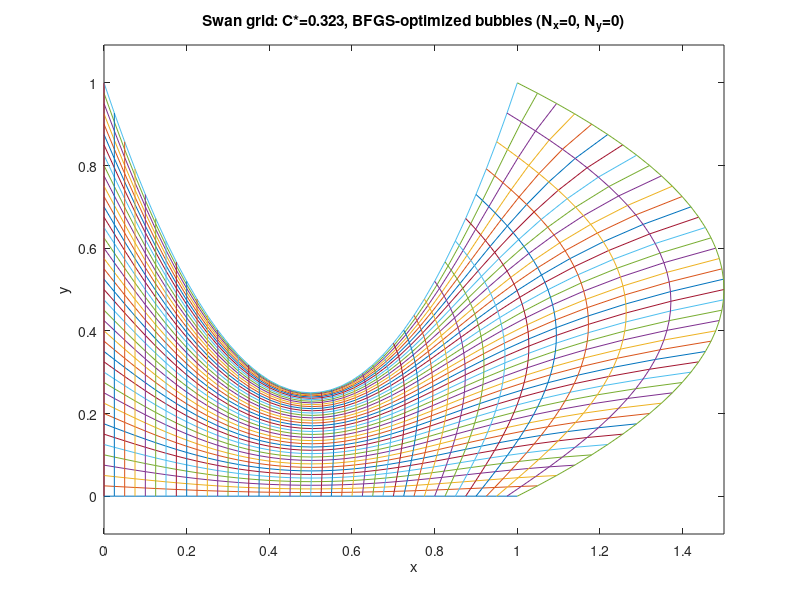
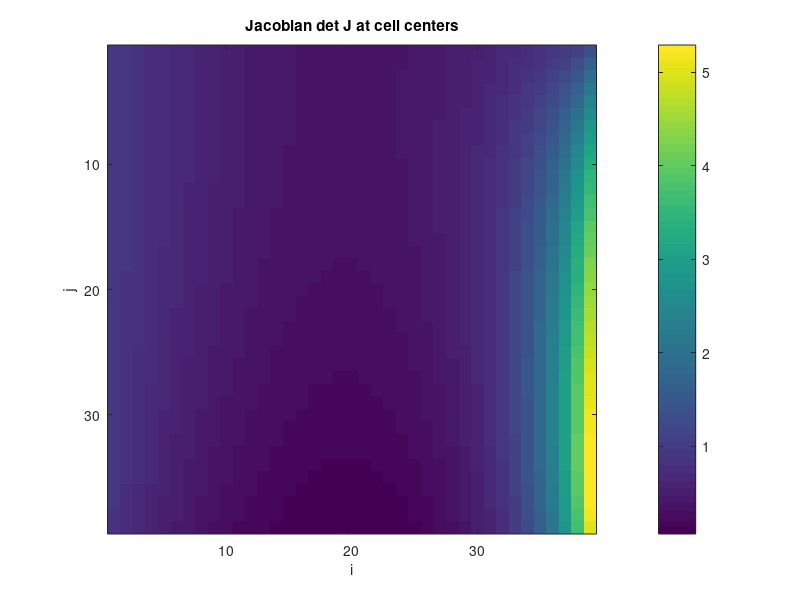

Write MATLAB code to recreate these figures, in order.
function swan_optimize_refgrid_bfgs_userN
% Reference grid = [s, C t] + [sum a_k f1_k, sum b_k f2_k], with f•_k=0 on boundary.
% You choose how many basis functions: N_basis (or Kx_desired/Ky_desired).
% Outer Brent (fminbnd) optimizes C; inner custom BFGS (no toolbox) optimizes a,b.

clear; clc;

%% ==================== User settings ======================================
Ns = 41; Nt = 41;            % logical grid sizes (s-columns x t-rows)
N_basis = 0;                 % <- total bubbles for X and for Y (set this)
Kx_desired = N_basis;        % or set these separately
Ky_desired = N_basis;

mode_order = 'radial';       % 'radial' (by m^2+n^2) or 'lexico' (by m then n)

mu = 1.0; lambda = 1.0;      % Lamé weights
C_bracket = [0.10, 2.00];    % Brent bracket for C
beta_reg = 1e-6;             % tiny Tikhonov on coeffs
epsJ = 1e-3;                 % Jacobian safety floor
kappa = 10.0;                % smooth barrier strength near J -> 0

normalize_basis = true;      % normalize bubbles by derivative RMS

print_modes = true;          % print selected & optimized modes

%% ==================== Boundaries (Swan) ==================================
I = Ns; J = Nt;
hs = 1/(I-1); ht = 1/(J-1);
nI = I-2; nJ = J-2;

xb_fun = @(s) s;                  yb_fun = @(s) 0*s;
xt_fun = @(s) s;                  yt_fun = @(s) 1 - 3*s + 3*s.^2;
xl_fun = @(s) 0*s;                yl_fun = @(s) s;
xr_fun = @(s) 1 + 2*s - 2*s.^2;   yr_fun = @(s) s;

sb = linspace(0,1,I); sl = linspace(0,1,J).';
xb = xb_fun(sb);  yb = yb_fun(sb);
xt = xt_fun(sb);  yt = yt_fun(sb);
xl = xl_fun(sl);  yl = yl_fun(sl);
xr = xr_fun(sl);  yr = yr_fun(sl);

BND.X = nan(J,I); BND.Y = nan(J,I);
BND.X(1,:) = xb;  BND.Y(1,:) = yb;
BND.X(J,:) = xt;  BND.Y(J,:) = yt;
BND.X(:,1) = xl;  BND.Y(:,1) = yl;
BND.X(:,I) = xr;  BND.Y(:,I) = yr;
BND.X(1,1)=xb(1);   BND.Y(1,1)=yb(1);
BND.X(1,I)=xb(end); BND.Y(1,I)=yb(end);
BND.X(J,1)=xt(1);   BND.Y(J,1)=yt(1);
BND.X(J,I)=xt(end); BND.Y(J,I)=yt(end);

%% ==================== Sylvester operators & RHS stencils ==================
eI = ones(nI,1); eJ = ones(nJ,1);
Ts = spdiags([-eI 2*eI -eI], [-1 0 1], nI, nI);  % s-Laplacian (Dirichlet)
Tt = spdiags([-eJ 2*eJ -eJ], [-1 0 1], nJ, nJ);  % t-Laplacian (Dirichlet)

bFxL = BND.X(2:J-1, 1);   bFyL = BND.Y(2:J-1, 1);
bFxR = BND.X(2:J-1, I);   bFyR = BND.Y(2:J-1, I);
bFxB = BND.X(1, 2:I-1);   bFyB = BND.Y(1, 2:I-1);
bFxT = BND.X(J, 2:I-1);   bFyT = BND.Y(J, 2:I-1);

%% ==================== Make bubble mode lists =============================
modes_X = make_modes(Kx_desired, mode_order);
modes_Y = make_modes(Ky_desired, mode_order);

if print_modes
    fprintf('Using %d X-basis and %d Y-basis functions.\n', size(modes_X,1), size(modes_Y,1));
    fprintf('modes_X = %s\n', mat2str(modes_X));
    fprintf('modes_Y = %s\n\n', mat2str(modes_Y));
end

%% ==================== Build bases & center-derivatives ===================
[sgrid, tgrid] = meshgrid(sb, sl);   % JxI

Kx = size(modes_X,1); Ky = size(modes_Y,1);

F1 = cell(Kx,1);  F1s_c = cell(Kx,1);  F1t_c = cell(Kx,1);
F2 = cell(Ky,1);  F2s_c = cell(Ky,1);  F2t_c = cell(Ky,1);

center_derivs = @(F) deal( ...
    (F(:,3:end)-F(:,1:end-2))/(2*hs), ...  % *_s (J x (I-2))
    (F(3:end,:)-F(1:end-2,:))/(2*ht) ...   % *_t ((J-2) x I)
);

for k = 1:Kx
    m = modes_X(k,1); n = modes_X(k,2);
    F = sin(m*pi*sgrid).*sin(n*pi*tgrid);      % zero on boundaries
    [Fs, Ft] = center_derivs(F);
    F1{k}    = F;
    F1s_c{k} = Fs(2:end-1,:);                  % (J-2) x (I-2)
    F1t_c{k} = Ft(:,2:end-1);                  % (J-2) x (I-2)
end
for k = 1:Ky
    m = modes_Y(k,1); n = modes_Y(k,2);
    F = sin(m*pi*sgrid).*sin(n*pi*tgrid);
    [Fs, Ft] = center_derivs(F);
    F2{k}    = F;
    F2s_c{k} = Fs(2:end-1,:);
    F2t_c{k} = Ft(:,2:end-1);
end

% Normalize by derivative RMS (optional)
if normalize_basis
    for k = 1:Kx
        sc = sqrt(mean(F1s_c{k}(:).^2 + F1t_c{k}(:).^2));
        if sc>0, F1{k}=F1{k}/sc; F1s_c{k}=F1s_c{k}/sc; F1t_c{k}=F1t_c{k}/sc; end
    end
    for k = 1:Ky
        sc = sqrt(mean(F2s_c{k}(:).^2 + F2t_c{k}(:).^2));
        if sc>0, F2{k}=F2{k}/sc; F2s_c{k}=F2s_c{k}/sc; F2t_c{k}=F2t_c{k}/sc; end
    end
end

cellArea = hs*ht;

%% ==================== Warm start for inner BFGS ==========================
last_z = zeros(Kx+Ky,1);   % captured by nested functions

%% ==================== Outer Brent on C; inner BFGS on (a,b) ==============
energy_at_C = @(C) inner_opt(C);   % nested (captures last_z)

opts_b = optimset('TolX',1e-3,'Display','iter');
[C_opt, E_opt] = fminbnd(@(C) energy_at_C(C), C_bracket(1), C_bracket(2), opts_b);

% Final inner solve at C* to fetch (a*,b*) and final grid
[z_star, ~] = bfgs(@(z) energy_grad_coeffs(C_opt, z), last_z, struct('display',true));
a_opt = z_star(1:Kx);  b_opt = z_star(Kx+1:end);
[~, ~, ~, Xopt, Yopt, Jc] = energy_grad_coeffs(C_opt, z_star);

fprintf('\nBest C ≈ %.6f\nTotal energy ≈ %.6e\nMin Jacobian ≈ %.3e\n', C_opt, E_opt, min(Jc(:)));
fprintf('||a||_2=%.3e, ||b||_2=%.3e\n', norm(a_opt), norm(b_opt));

if print_modes
    fprintf('\nOptimized X modes [m n a]: %s\n', mat2str([modes_X, a_opt(:)], 6));
    fprintf('Optimized Y modes [m n b]: %s\n\n', mat2str([modes_Y, b_opt(:)], 6));
end

%% ==================== Plotting ===========================================
figure; hold on; axis equal; box on;
for j=1:J, plot(Xopt(j,:),Yopt(j,:),'-'); end
for i=1:I, plot(Xopt(:,i),Yopt(:,i),'-'); end
title(sprintf('Swan grid: C*=%.3f, BFGS-optimized bubbles (N_x=%d, N_y=%d)', C_opt, Kx, Ky));
xlabel('x'); ylabel('y');

figure; imagesc(Jc); axis image; colorbar;
title('Jacobian det J at cell centers'); xlabel('i'); ylabel('j');

%% ==================== Nested helpers =====================================
    function modes = make_modes(K, order)
        % Generate K pairs (m,n) with m,n>=1, in chosen order.
        % 'radial': by m^2+n^2 (ties by m then n).
        % 'lexico': by m, then n.
        maxM = ceil(2 + sqrt(K)*2);  % crude envelope
        cand = [];
        for m = 1:maxM
            for n = 1:maxM
                cand = [cand; m, n, m*m+n*n]; %#ok<AGROW>
            end
        end
        switch lower(order)
            case 'radial'
                [~,idx] = sortrows(cand,[3 1 2]); % by radius^2, then m,n
            case 'lexico'
                [~,idx] = sortrows(cand,[1 2]);   % by m, then n
            otherwise
                error('Unknown mode_order: %s', order);
        end
        modes = cand(idx(1:K),1:2);
    end

    function E = inner_opt(C)
        bfgs_opts.maxIter = 200;
        bfgs_opts.tolGrad = 1e-6;
        bfgs_opts.tolStep = 1e-10;
        bfgs_opts.display = false;
        [z_opt, E] = bfgs(@(z) energy_grad_coeffs(C, z), last_z, bfgs_opts);
        last_z = z_opt;   % warm start for next C
    end

    function [X, Y] = base_grid_from_C(C)
        wx = 1/(hs^2);             % A=1
        wy = 1/((C^2)*ht^2);
        Aop = wy * full(Tt);
        Bop = wx * full(Ts);

        Fx = zeros(nJ,nI);  Fy = zeros(nJ,nI);
        Fx(:,1)   = Fx(:,1)   + wx * bFxL;   Fy(:,1)   = Fy(:,1)   + wx * bFyL;
        Fx(:,end) = Fx(:,end) + wx * bFxR;   Fy(:,end) = Fy(:,end) + wx * bFyR;
        Fx(1,:)   = Fx(1,:)   + wy * bFxB;   Fy(1,:)   = Fy(1,:)   + wy * bFyB;
        Fx(end,:) = Fx(end,:) + wy * bFxT;   Fy(end,:) = Fy(end,:) + wy * bFyT;

        Ux = sylvester(Aop, Bop, Fx);
        Uy = sylvester(Aop, Bop, Fy);

        % Sanity: sizes must be (J-2)x(I-2)
        assert(isequal(size(Ux), [J-2, I-2]), 'Ux size mismatch');
        assert(isequal(size(Uy), [J-2, I-2]), 'Uy size mismatch');

        X = BND.X;  Y = BND.Y;
        X(2:J-1,2:I-1) = Ux;
        Y(2:J-1,2:I-1) = Uy;
    end

    function [xs, ys, xt, yt, Jc] = metrics(X, Y)
        x_s = (X(:,3:end)-X(:,1:end-2))/(2*hs);
        y_s = (Y(:,3:end)-Y(:,1:end-2))/(2*hs);
        x_t = (X(3:end,:)-X(1:end-2,:))/(2*ht);
        y_t = (Y(3:end,:)-Y(1:end-2,:))/(2*ht);
        xs = x_s(2:end-1,:);  ys = y_s(2:end-1,:);
        xt = x_t(:,2:end-1);  yt = y_t(:,2:end-1);
        Jc = xs.*yt - xt.*ys;
    end

    function [E, g, minJ, Xfull, Yfull, Jc] = energy_grad_coeffs(C, z)
        % z = [a(1:Kx); b(1:Ky)]
        a = z(1:Kx); b = z(Kx+1:end);

        [X0, Y0] = base_grid_from_C(C);
        [xs, ys, xt, yt, Jc] = metrics(X0, Y0);

        % Add basis contributions directly to metrics
        for k = 1:Kx, xs = xs + a(k)*F1s_c{k}; xt = xt + a(k)*F1t_c{k}; end
        for k = 1:Ky, ys = ys + b(k)*F2s_c{k}; yt = yt + b(k)*F2t_c{k}; end

        % Smooth barrier & energy
        Jsafe = max(Jc, epsJ);
        logJ  = log(Jsafe);
        d = 2;
        trC = xs.^2 + ys.^2 + xt.^2 + yt.^2;
        W = 0.5*mu*(trC - d) - mu*logJ + 0.5*lambda*(logJ.^2);

        r = max(0, epsJ - Jc);
        B = kappa * (r.^2);

        E = cellArea * sum(W(:) + B(:)) + beta_reg*(sum(a.^2)+sum(b.^2));
        minJ = min(Jc(:));

        % Gradients wrt xs,xt,ys,yt
        common = (-mu + lambda*logJ) ./ Jsafe;
        dW_dxs = mu*xs + common .* (yt);
        dW_dxt = mu*xt + common .* (-ys);
        dW_dys = mu*ys + common .* (-xt);
        dW_dyt = mu*yt + common .* (xs);

        % Barrier gradient
        active = (Jc < epsJ);
        T = zeros(size(Jc)); T(active) = -2*kappa .* (epsJ - Jc(active));
        dW_dxs = dW_dxs + T .* (yt);
        dW_dxt = dW_dxt + T .* (-ys);
        dW_dys = dW_dys + T .* (-xt);
        dW_dyt = dW_dyt + T .* (xs);

        % Assemble ∇ wrt a_k and b_k
        g = zeros(Kx+Ky,1);
        for k = 1:Kx
            g(k) = cellArea * sum( dW_dxs(:).*F1s_c{k}(:) + dW_dxt(:).*F1t_c{k}(:) ) ...
                   + 2*beta_reg*a(k);
        end
        for k = 1:Ky
            g(Kx+k) = cellArea * sum( dW_dys(:).*F2s_c{k}(:) + dW_dyt(:).*F2t_c{k}(:) ) ...
                      + 2*beta_reg*b(k);
        end

        % Full grid for end-of-run visualization
        if nargout >= 4
            Xfull = X0; Yfull = Y0;
            for k = 1:Kx, Xfull = Xfull + a(k)*F1{k}; end
            for k = 1:Ky, Yfull = Yfull + b(k)*F2{k}; end
        end
    end

    function [z, f] = bfgs(fun, z0, opts)
        % Safe names (no collision with grid 'I'/'J' or mode index 'n')
        if ~isfield(opts,'maxIter'),  opts.maxIter = 200; end
        if ~isfield(opts,'tolGrad'),  opts.tolGrad = 1e-6; end
        if ~isfield(opts,'tolStep'),  opts.tolStep = 1e-12; end
        if ~isfield(opts,'c1'),       opts.c1 = 1e-4; end
        if ~isfield(opts,'rho'),      opts.rho = 0.5; end
        if ~isfield(opts,'display'),  opts.display = true; end

        z = z0(:);
        [f, g] = fun(z);
        nv = numel(z);
        H  = eye(nv);

        for it = 1:opts.maxIter
            if opts.display
                fprintf('  BFGS iter %3d: f=%.6e  ||g||_inf=%.3e\n', it, f, norm(g,inf));
            end
            if norm(g,inf) < opts.tolGrad, break; end

            p = -H*g; if g'*p >= 0, p = -g; end

            % Armijo backtracking
            t = 1.0; f0 = f; g0 = g;
            while true
                ztrial = z + t*p;
                [ftrial, gtrial] = fun(ztrial);
                if ftrial <= f0 + opts.c1*t*(g0'*p) || t < 1e-16, break; end
                t = t * opts.rho;
            end

            s = t*p;
            z = z + s;
            y = gtrial - g;
            f = ftrial; g = gtrial;

            ys = y'*s;
            if ys <= 1e-12
                H = eye(nv);
            else
                Id  = eye(nv);
                rhoB = 1/ys;
                V   = Id - rhoB*(s*y');
                H   = V*H*V' + rhoB*(s*s');
            end

            if norm(s,inf) < opts.tolStep, break; end
        end
    end
end
